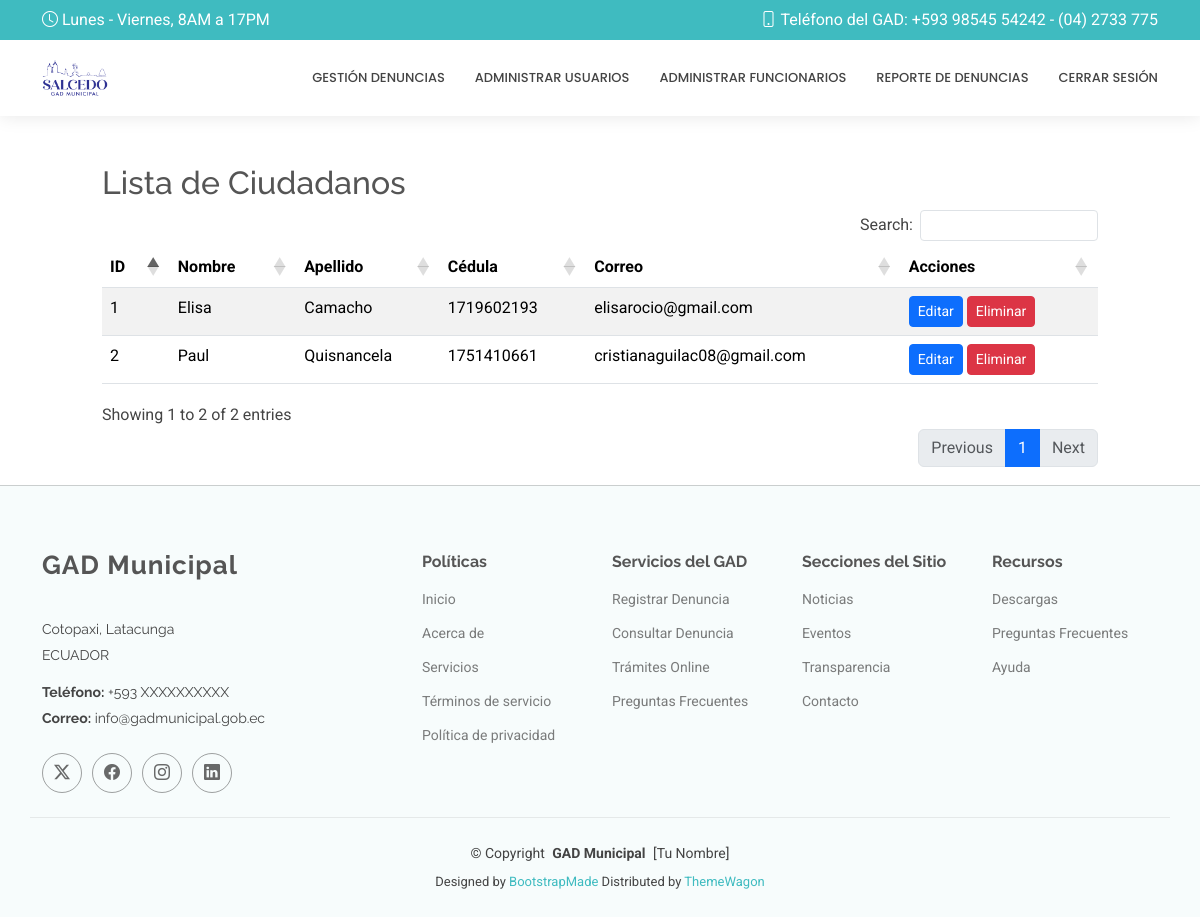
Screenshot of /usuarios_lista/ (signed in) with the database file from the repository.
### Aplicaciones/Usuarios/models.py (models this page shows, shortened)
class Ciudadano(models.Model):
    id = models.AutoField(primary_key=True)
    cedula = models.CharField(max_length=10, unique=True)
    nombre = models.CharField(max_length=100)
    apellido = models.CharField(max_length=100)
    correo = models.EmailField(unique=True)
    contrasena = models.CharField(max_length=128)

### Aplicaciones/Usuarios/views.py (the view)
# urls.py: path('usuarios_lista/', views.usuarios_lista),
def usuarios_lista(request):
    ciudadanos = Ciudadano.objects.all()
    return render(request, "usuarios_lista.html", {"ciudadanos": ciudadanos})

### Aplicaciones/Usuarios/templates/usuarios_lista.html (shortened to what this page needs)
{% extends "plantilla2.html" %}
{% block contenido %}
    <div class="row">
        <div class="col-md-1"></div>
        <div class="col-md-10">
            <br><br>
            <h2>Lista de Ciudadanos</h2>
            <table class="table table-striped" id="tbl_usuarios">
                <thead>
                    <tr>
                        <th>ID</th>
                        <th>Nombre</th>
                        <th>Apellido</th>
                        <th>Cédula</th>
                        <th>Correo</th>
                        <th>Acciones</th>
                    </tr>
                </thead>
                <tbody>
                    {% for ciudadanoTemplate in ciudadanos %}
                    <tr>
                        <td>{{ ciudadanoTemplate.id }}</td>
                        <td>{{ ciudadanoTemplate.nombre }}</td>
                        <td>{{ ciudadanoTemplate.apellido }}</td>
                        <td>{{ ciudadanoTemplate.cedula }}</td>
                        <td>{{ ciudadanoTemplate.correo }}</td>
                        <td>
                            <a href="{% url 'editar_c' ciudadanoTemplate.id %}" class="btn btn-primary btn-sm">Editar</a>
                            <a href="#" class="btn btn-danger btn-sm" onclick="confirmarEliminacion('{{ ciudadanoTemplate.id }}')">Eliminar</a>
                        </td>
                    </tr>
                    {% endfor %}
                </tbody>
            </table>
        </div>
        <div class="col-md-1"></div>
    </div>
{% endblock %}

### DenunciasG/static/plantilla/MediCio/assets/css/main.css (style rules this page uses)
:root { --default-font: "Roboto", system-ui, -apple-system, "Segoe UI", Roboto, "Helvetica Neue", Arial, "Noto Sans", "Liberation Sans", sans-serif, "Apple Color Emoji", "Segoe UI Emoji", "Segoe UI Symbol", "Noto Color Emoji"; --heading-font: "Raleway", sans-serif; --nav-font: "Poppins", sans-serif; }
:root { --background-color: #ffffff; --default-color: #444444; --heading-color: #555555; --accent-color: #3fbbc0; --surface-color: #ffffff; --contrast-color: #ffffff; }
:root { --nav-color: #444444; --nav-hover-color: #3fbbc0; --nav-mobile-background-color: #ffffff; --nav-dropdown-background-color: #ffffff; --nav-dropdown-color: #444444; --nav-dropdown-hover-color: #3fbbc0; }
:root { scroll-behavior: smooth; }
body { color: var(--default-color); background-color: var(--background-color); font-family: var(--default-font); }
a { color: var(--accent-color); text-decoration: none; transition: 0.3s; }
h1, h2, h3, h4, h5, h6 { color: var(--heading-color); font-family: var(--heading-font); }

### rows the page displays
Ciudadano: id "1", nombre "Elisa", apellido "Camacho", cedula "1719602193", correo "elisarocio@gmail.com"
Ciudadano: id "2", nombre "Paul", apellido "Quisnancela", cedula "1751410661", correo "cristianaguilac08@gmail.com"
